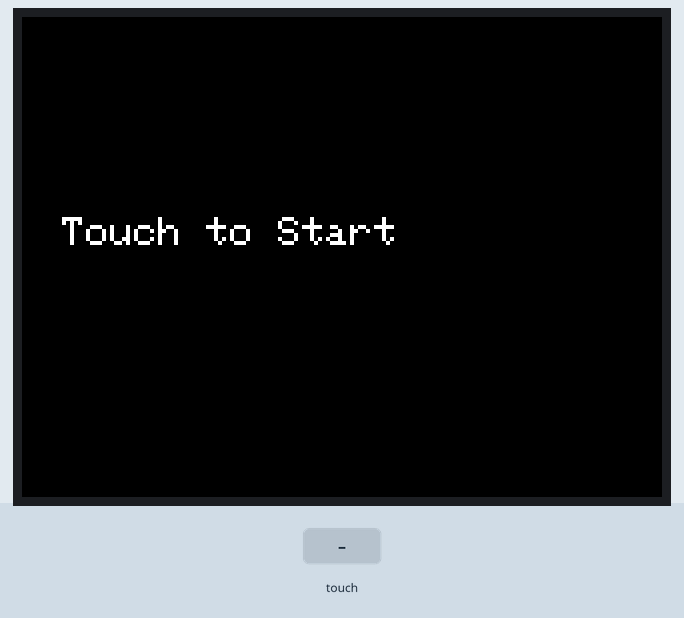
Bench run of a sketch on a simulated ESP32. On the bench: 320×240 colour display. The test bench sets the inputs (shaded band).

Above: at 1.4 s.
1.5 s: screen touched at 13 % across, 10 % down
At 4.1 s:
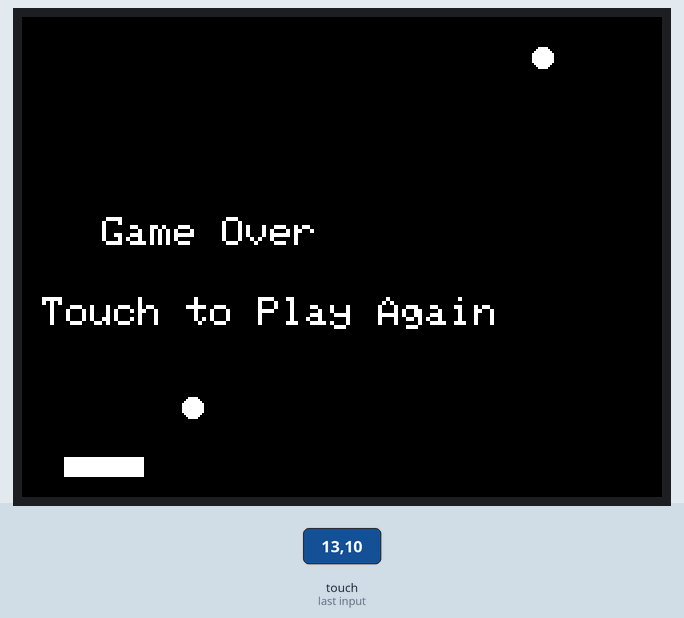
4.3 s: screen touched at 38 % across, 10 % down
At 7.1 s:
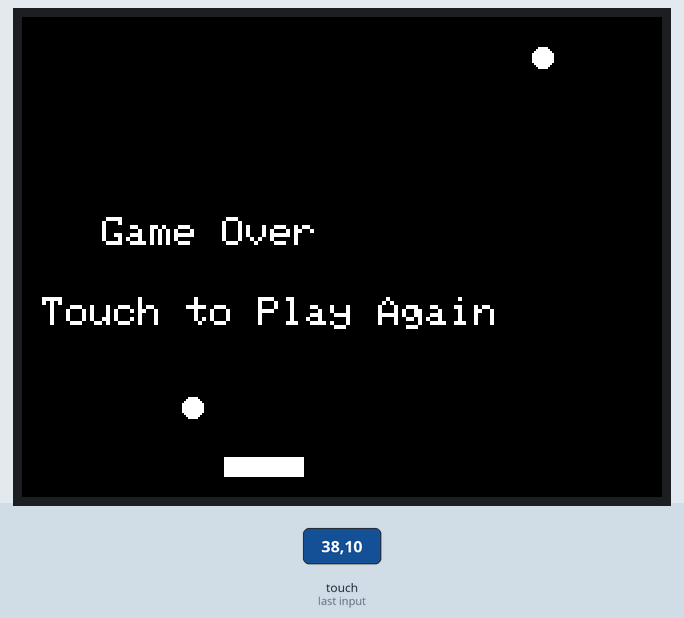
7.3 s: screen touched at 13 % across, 30 % down
At 7.84 s:
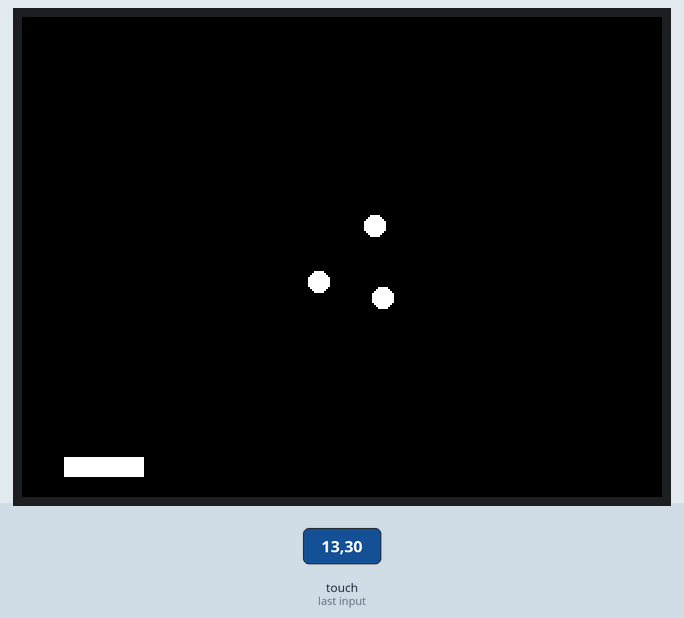
10.3 s: screen touched at 38 % across, 30 % down
At 10.84 s:
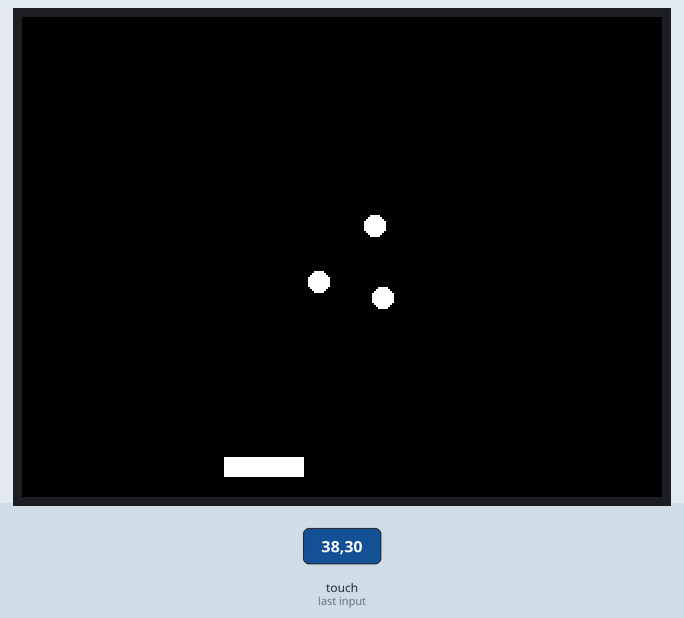
Timing chart, 0 to 13.3 s (numbered marks = the images above; inputs shaded):
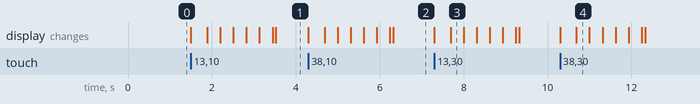

Measured:
- after the input at 1.5 s, the display: first changes at once (image 1 shows a later state)
- after the input at 4.3 s, the display: first changes at once (image 2 shows a later state)
- after the input at 7.3 s, the display: first changes at once (image 3 shows a later state)
- after the input at 10.3 s, the display: first changes at once (image 4 shows a later state)

The sketch:

Pinball_game.ino
```cpp
#include <TFT_eSPI.h>

TFT_eSPI tft;
uint16_t x = 0, y = 0;

// 遊戲狀態
enum GameState {
  IDLE,
  PLAYING,
  GAME_OVER
};

// 當前遊戲狀態
GameState gameState = IDLE;

// 板的座標和大小
int paddleX, paddleY;
int paddleWidth = 40;
int paddleHeight = 10;
int refreashCnt = 0;

// 球的座標和速度
int numBalls = 3;  // 初始球數
int ballX[3], ballY[3];  // 多個球的座標
int ballSpeedX[3] = {5, -3, 4};  // 不同球的水平速度
int ballSpeedY[3] = {5, 3, -4};  // 不同球的垂直速度
int ballRadius = 5;
TFT_eSprite buffer = TFT_eSprite(&tft);

// 遊戲難度
int difficulty = 1;  // 1: 簡單, 2: 中等, 3: 困難

void setup() {
  Serial.begin(115200);
  tft.init();
  tft.setRotation(3); // 調整屏幕方向
  tft.fillScreen(TFT_BLACK);

  // 設置初始板的位置
  paddleX = tft.width() / 2 - paddleWidth / 2;
  paddleY = tft.height() - 20;

  // 設置初始球的位置
  for (int i = 0; i < numBalls; i++) {
    ballX[i] = tft.width() / 2;
    ballY[i] = tft.height() / 2;
  }

  // 顯示初始畫面
  showStartScreen();
  // 在 setup 函數中初始化後台緩衝
  buffer.createSprite(tft.width(), tft.height());
}

void loop() {
  bool pressed = tft.getTouch(&x, &y);

  switch (gameState) {
    case IDLE:
      if (pressed) {
        gameState = PLAYING;
        tft.fillScreen(TFT_BLACK);
      }
      break;

    case PLAYING:
      updateGame();
      break;

    case GAME_OVER:
      if (pressed) {
        resetGame();
      }
      break;
  }
}

void updateGame() {
  // 清除整個螢幕
  tft.fillScreen(TFT_BLACK);

  // 移動板
  paddleX = x - paddleWidth / 2;
  // 確保板的位置在螢幕內
  paddleX = constrain(paddleX, 0, tft.width() - paddleWidth);

  // 移動球
  for (int i = 0; i < numBalls; i++) {
    ballX[i] += ballSpeedX[i];
    ballY[i] += ballSpeedY[i];
  }

  // 顯示板
  tft.fillRect(paddleX, paddleY, paddleWidth, paddleHeight, TFT_WHITE);

  // 顯示多個球
  for (int i = 0; i < numBalls; i++) {
    tft.fillCircle(ballX[i], ballY[i], ballRadius, TFT_WHITE);
  }

  // 判斷球碰到邊界反彈
  for (int i = 0; i < numBalls; i++) {
    if (ballX[i] - ballRadius <= 0 || ballX[i] + ballRadius >= tft.width()) {
      ballSpeedX[i] = -ballSpeedX[i];
    }
    if (ballY[i] - ballRadius <= 0) {
      ballSpeedY[i] = -ballSpeedY[i];
    }
  }

  // 檢查球是否碰到板
  for (int i = 0; i < numBalls; i++) {
    if (ballY[i] + ballRadius >= paddleY && ballX[i] >= paddleX && ballX[i] <= paddleX + paddleWidth) {
      ballSpeedY[i] = -ballSpeedY[i];
    }
  }

  // 判斷球是否掉出畫面
  for (int i = 0; i < numBalls; i++) {
    if (ballY[i] - ballRadius >= tft.height()) {
      gameState = GAME_OVER;
      showGameOverScreen();
    }
  }
}

void showStartScreen() {
  tft.setTextSize(2);
  tft.setTextColor(TFT_WHITE);
  tft.setCursor(20, tft.height() / 2 - 20);
  tft.print("Touch to Start");
}

void showGameOverScreen() {
  tft.setTextSize(2);
  tft.setTextColor(TFT_WHITE);
  tft.setCursor(40, tft.height() / 2 - 20);
  tft.print("Game Over");
  tft.setCursor(10, tft.height() / 2 + 20);
  tft.print("Touch to Play Again");
}

void resetGame() {
  paddleX = tft.width() / 2 - paddleWidth / 2;
  paddleY = tft.height() - 20;
  for (int i = 0; i < numBalls; i++) {
    ballX[i] = tft.width() / 2;
    ballY[i] = tft.height() / 2;
  }
  gameState = PLAYING;
  tft.fillScreen(TFT_BLACK);
}
```
